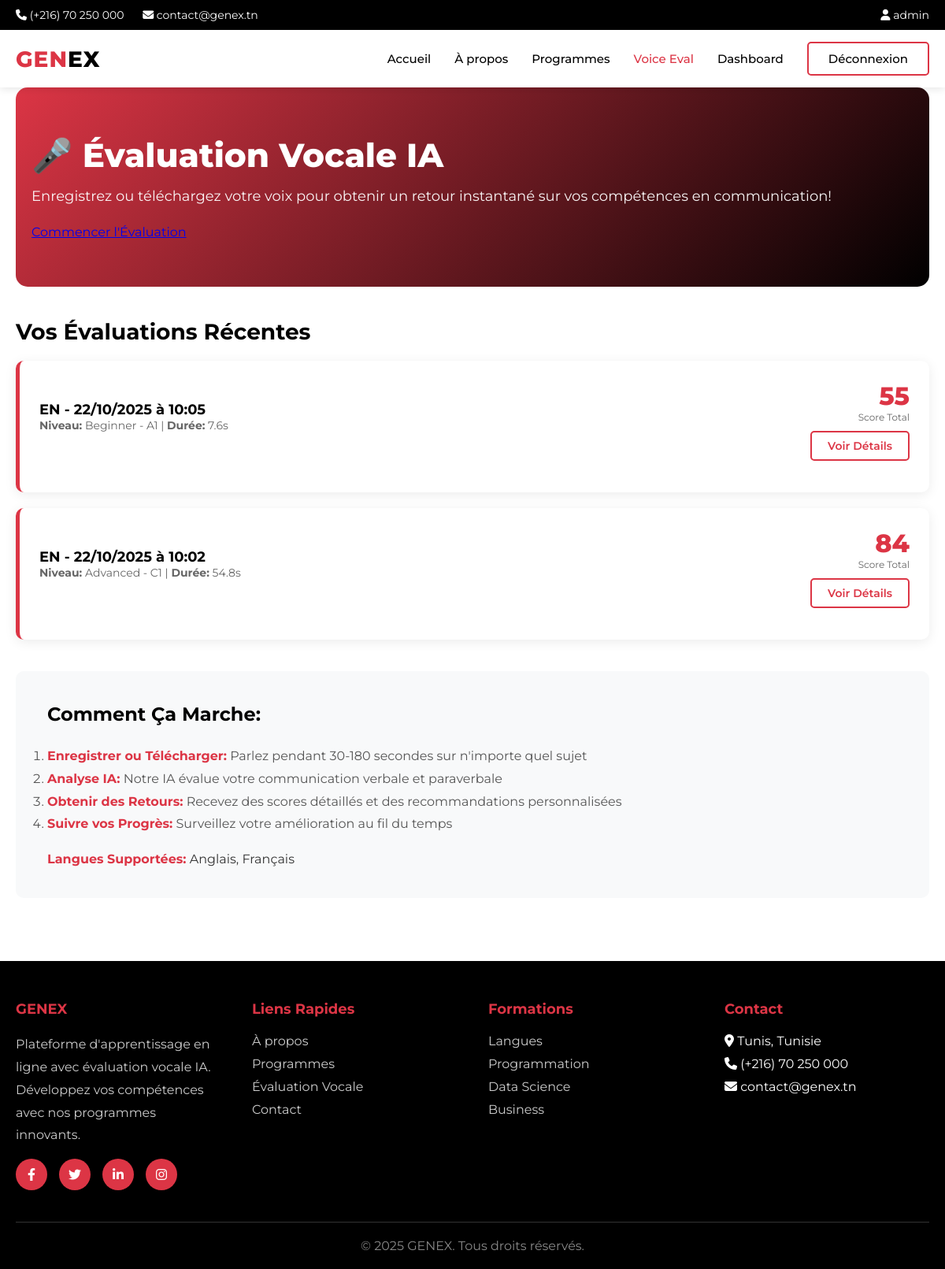
The page /voice/ (signed in) on the database its author committed.
### users/models.py (models this page shows, shortened)
class User(AbstractUser):
    USER_TYPE_CHOICES = (
        ('admin', 'Admin'),
        ('student', 'Student'),
    )
    LEVEL_CHOICES = (
        ('weak', 'Weak'),
        ('medium', 'Medium'),
        ('advanced', 'Advanced'),
    )
    user_type = models.CharField(max_length=10, choices=USER_TYPE_CHOICES, default='student')
    level = models.CharField(max_length=10, choices=LEVEL_CHOICES, blank=True, null=True)
    student_class = models.CharField(max_length=50, blank=True, null=True)

### voice_eval/models.py (models this page shows, shortened)
class VoiceEvaluation(models.Model):
    LANGUAGE_CHOICES = [
        ('en', 'English'),
        ('fr', 'French'),
    ]
    LEVEL_CHOICES = [
        ('A1', 'Beginner - A1'),
        ('A2', 'Elementary - A2'),
        ('B1', 'Intermediate - B1'),
        ('B2', 'Upper Intermediate - B2'),
        ('C1', 'Advanced - C1'),
        ('C2', 'Proficient - C2'),
    ]
    user = models.ForeignKey(settings.AUTH_USER_MODEL, on_delete=models.CASCADE, related_name='voice_evaluations')
    audio_file = models.FileField(upload_to=voice_upload_path, max_length=500)
    language = models.CharField(max_length=2, choices=LANGUAGE_CHOICES, default='en')
    theme = models.CharField(max_length=200, blank=True, null=True, help_text="Topic or theme of the recording")
    transcription = models.TextField(blank=True, null=True)
    fluency_score = models.FloatField(default=0.0, help_text="Fluency evaluation (0-100)")
    vocabulary_score = models.FloatField(default=0.0, help_text="Vocabulary richness (0-100)")
    structure_score = models.FloatField(default=0.0, help_text="Grammar and structure (0-100)")
    verbal_score = models.FloatField(default=0.0, help_text="Overall verbal score (0-100)")
    pitch_score = models.FloatField(default=0.0, help_text="Pitch variation (0-100)")
    pace_score = models.FloatField(default=0.0, help_text="Speaking pace (0-100)")
    energy_score = models.FloatField(default=0.0, help_text="Voice energy (0-100)")
    paraverbal_score = models.FloatField(default=0.0, help_text="Overall paraverbal score (0-100)")
    originality_score = models.FloatField(default=0.0, help_text="Content originality (0-100)")
    total_score = models.FloatField(default=0.0, help_text="Overall score (0-100)")
    estimated_level = models.CharField(max_length=2, choices=LEVEL_CHOICES, blank=True, null=True)
    feedback = models.JSONField(default=dict, blank=True, help_text="Detailed feedback for the user")
    audio_features = models.JSONField(default=dict, blank=True, help_text="Raw audio features from librosa")
    duration = models.FloatField(default=0.0, help_text="Recording duration in seconds")
    created_at = models.DateTimeField(auto_now_add=True)
    updated_at = models.DateTimeField(auto_now=True)
    processing_status = models.CharField(
        max_length=20,
        choices=[
            ('pending', 'Pending'),
            ('processing', 'Processing'),
            ('completed', 'Completed'),
            ('failed', 'Failed'),
        ],
        default='pending'
    )
    error_message = models.TextField(blank=True, null=True)
    class Meta:
        ordering = ['-created_at']
        indexes = [
            models.Index(fields=['user', '-created_at']),
            models.Index(fields=['processing_status']),
        ]

### voice_eval/views.py (the view)
# urls.py: path('', views.voice_eval_home, name='voice-eval-home'),
@login_required
def voice_eval_home(request):
    evaluations = VoiceEvaluation.objects.filter(
        user=request.user
    ).order_by('-created_at')[:10]
    context = {
        'evaluations': evaluations,
        'user': request.user
    }
    return render(request, 'voice_eval/home.html', context)

### templates/voice_eval/home.html (shortened to what this page needs)
{% extends 'main/base.html' %}
{% block nav_voice %}active{% endblock %}
{% block content %}
<div class="container">
    <div class="voice-hero">
        <h2>🎤 Évaluation Vocale IA</h2>
        <p>Enregistrez ou téléchargez votre voix pour obtenir un retour instantané sur vos compétences en communication!</p>
        <a href="{% url 'voice_eval:voice-eval-record' %}" class="btn-white">Commencer l'Évaluation</a>
    </div>
    <h3 style="font-size: 28px; font-weight: 700; margin-bottom: 20px; color: #000;">Vos Évaluations Récentes</h3>
{% if evaluations %}
<div class="eval-grid">
    {% for eval in evaluations %}
    <div class="eval-card">
        <div class="eval-header">
            <div>
                <h4>{{ eval.language|upper }} - {{ eval.created_at|date:"d/m/Y à H:i" }}</h4>
                <p class="eval-meta">
                    <strong>Niveau:</strong> {{ eval.get_estimated_level_display|default:"En cours..." }}
                    | <strong>Durée:</strong> {{ eval.duration|floatformat:1 }}s
                </p>
            </div>
            <div style="text-align: right;">
                <div class="eval-score">{{ eval.total_score|floatformat:0 }}</div>
                <div style="font-size: 12px; color: #666;">Score Total</div>
                <a href="{% url 'voice_eval:voice-eval-detail' eval.id %}" class="btn-outline-red" style="margin-top: 10px; padding: 8px 20px; font-size: 14px;">Voir Détails</a>
            </div>
        </div>
    </div>
    {% endfor %}
</div>
{% endif %}
<div class="how-it-works">
    <h4>Comment Ça Marche:</h4>
    <ol style="line-height: 1.8; font-size: 16px;">
        <li><strong>Enregistrer ou Télécharger:</strong> Parlez pendant 30-180 secondes sur n'importe quel sujet</li>
        <li><strong>Analyse IA:</strong> Notre IA évalue votre communication verbale et paraverbale</li>
        <li><strong>Obtenir des Retours:</strong> Recevez des scores détaillés et des recommandations personnalisées</li>
        <li><strong>Suivre vos Progrès:</strong> Surveillez votre amélioration au fil du temps</li>
    </ol>
    <p style="margin-top: 20px;"><strong>Langues Supportées:</strong> Anglais, Français</p>
</div>
</div>
{% endblock %}

### templates/main/base.html (shortened to what this page needs)
{% load static %}
<!doctype html>
<html lang="en">
<head>
    <link rel="stylesheet" href="https://cdnjs.cloudflare.com/ajax/libs/font-awesome/6.4.0/css/all.min.css">
</head>
<body>
    <div class="top-bar">
        <div class="container">
            <div>
                <i class="fas fa-phone"></i> (+216) 70 250 000
                <i class="fas fa-envelope" style="margin-left: 20px;"></i> contact@genex.tn
            </div>
            <div>
                {% if user.is_authenticated %}
                    <a href="{% url 'main:dashboard' %}"><i class="fas fa-user"></i> {{ user.username }}</a>
                {% else %}
                    <a href="{% url 'main:signin' %}">Espace étudiant</a>
                {% endif %}
            </div>
        </div>
    </div>
    <header class="main-header">
        <nav class="navbar">
            <a href="{% url 'main:home' %}" class="logo">
                GEN<span>EX</span>
            </a>
            <ul class="nav-menu">
                <li><a href="{% url 'main:home' %}" class="{% block nav_home %}{% endblock %}">Accueil</a></li>
                <li><a href="{% url 'main:about' %}" class="{% block nav_about %}{% endblock %}">À propos</a></li>
                <li><a href="#" class="{% block nav_courses %}{% endblock %}">Programmes</a></li>
                <li><a href="{% url 'voice_eval:voice-eval-home' %}" class="{% block nav_voice %}{% endblock %}">Voice Eval</a></li>
                {% if user.is_authenticated %}
                    <li><a href="{% url 'main:dashboard' %}">Dashboard</a></li>
                    <li><a href="{% url 'main:signout' %}" class="btn-outline-red">Déconnexion</a></li>
                {% else %}
                    <li><a href="{% url 'main:signin' %}" class="btn-outline-red">Connexion</a></li>
                    <li><a href="{% url 'main:signup' %}" class="btn-red">Inscription</a></li>
                {% endif %}
            </ul>
        </nav>
    </header>
    <main>
        {% block content %}{% endblock %}
    </main>
    <footer class="footer">
        <div class="footer-container">
            <div class="footer-grid">
                <div>
                    <h4>GENEX</h4>
                    <p style="color: #ccc; line-height: 1.8;">
                        Plateforme d'apprentissage en ligne avec évaluation vocale IA.
                        Développez vos compétences avec nos programmes innovants.
                    </p>
                    <div class="social-links">
                        <a href="#"><i class="fab fa-facebook-f"></i></a>
                        <a href="#"><i class="fab fa-twitter"></i></a>
                        <a href="#"><i class="fab fa-linkedin-in"></i></a>
                        <a href="#"><i class="fab fa-instagram"></i></a>
                    </div>
                </div>
                <div>
                    <h4>Liens Rapides</h4>
                    <ul>
                        <li><a href="{% url 'main:about' %}">À propos</a></li>
                        <li><a href="#">Programmes</a></li>
                        <li><a href="{% url 'voice_eval:voice-eval-home' %}">Évaluation Vocale</a></li>
                        <li><a href="#">Contact</a></li>
                    </ul>
                </div>
                <div>
                    <h4>Formations</h4>
                    <ul>
                        <li><a href="#">Langues</a></li>
                        <li><a href="#">Programmation</a></li>
                        <li><a href="#">Data Science</a></li>
                        <li><a href="#">Business</a></li>
                    </ul>
                </div>
                <div>
                    <h4>Contact</h4>
                    <ul>
                        <li><i class="fas fa-map-marker-alt"></i> Tunis, Tunisie</li>
                        <li><i class="fas fa-phone"></i> (+216) 70 250 000</li>
                        <li><i class="fas fa-envelope"></i> contact@genex.tn</li>
                    </ul>
                </div>
            </div>
            <div class="footer-bottom">
                <p>&copy; <script>document.write(new Date().getFullYear());</script> GENEX. Tous droits réservés.</p>
            </div>
        </div>
    </footer>
</body>
</html>

### templates/main/base.html (style rules this page uses)
* { margin: 0; padding: 0; box-sizing: border-box; }
body { font-family: 'Montserrat', sans-serif; background-color: #fff; color: #333; }
.top-bar { background-color: #000; color: #fff; padding: 10px 0; font-size: 14px; }
.top-bar .container { max-width: 1200px; margin: 0 auto; padding: 0 20px; display: flex; justify-content: space-between; align-items: center; }
.top-bar a { color: #fff; text-decoration: none; margin-left: 20px; }
.main-header { background-color: #fff; box-shadow: 0 2px 10px rgba(0,0,0,0.1); position: sticky; top: 0; z-index: 1000; }
.navbar { max-width: 1200px; margin: 0 auto; padding: 15px 20px; display: flex; justify-content: space-between; align-items: center; }
.logo { font-size: 28px; font-weight: 800; color: #dc3545; text-decoration: none; letter-spacing: 1px; }
.logo span { color: #000; }
.nav-menu { display: flex; list-style: none; gap: 30px; align-items: center; }
.nav-menu a { color: #000; text-decoration: none; font-weight: 500; font-size: 15px; transition: color 0.3s; }
.nav-menu a:hover, .nav-menu a.active { color: #dc3545; }
.btn-outline-red { background-color: transparent; color: #dc3545; padding: 10px 25px; border-radius: 5px; text-decoration: none; font-weight: 600; border: 2px solid #dc3545; cursor: pointer; transition: all 0.3s; display: inline-block; }
.footer { background-color: #000; color: #fff; padding: 50px 0 20px; margin-top: 80px; }
.footer-container { max-width: 1200px; margin: 0 auto; padding: 0 20px; }
.footer-grid { display: grid; grid-template-columns: repeat(auto-fit, minmax(250px, 1fr)); gap: 40px; margin-bottom: 40px; }
.footer h4 { color: #dc3545; margin-bottom: 20px; font-size: 18px; }
.footer ul { list-style: none; }
.footer ul li { margin-bottom: 10px; }
.footer a { color: #ccc; text-decoration: none; transition: color 0.3s; }
.footer-bottom { border-top: 1px solid #333; padding-top: 20px; text-align: center; color: #888; }
.social-links { display: flex; gap: 15px; margin-top: 15px; }
.social-links a { width: 40px; height: 40px; background-color: #dc3545; border-radius: 50%; display: flex; align-items: center; justify-content: center; color: #fff; transition: all 0.3s; }
.container { max-width: 1200px; margin: 0 auto; padding: 0 20px; }

### templates/voice_eval/home.html (style rules this page uses)
.voice-hero { background: linear-gradient(135deg, #dc3545 0%, #000 100%); color: #fff; padding: 60px 20px; border-radius: 15px; margin-bottom: 40px; }
.voice-hero h2 { font-size: 42px; font-weight: 800; margin-bottom: 15px; }
.voice-hero p { font-size: 18px; margin-bottom: 25px; opacity: 0.95; }
.eval-grid { display: grid; gap: 20px; margin-bottom: 30px; }
.eval-card { background: #fff; padding: 25px; border-radius: 10px; box-shadow: 0 3px 15px rgba(0,0,0,0.08); border-left: 5px solid #dc3545; transition: all 0.3s; }
.eval-header { display: flex; justify-content: space-between; align-items: center; margin-bottom: 15px; }
.eval-header h4 { margin: 0; font-size: 18px; font-weight: 700; color: #000; }
.eval-score { font-size: 32px; font-weight: 800; color: #dc3545; }
.eval-meta { color: #666; font-size: 14px; margin-bottom: 10px; }
.how-it-works { background: #f8f9fa; padding: 40px; border-radius: 10px; margin-top: 40px; }
.how-it-works h4 { font-size: 24px; font-weight: 700; margin-bottom: 25px; color: #000; }
.how-it-works ol { line-height: 2; color: #555; }
.how-it-works strong { color: #dc3545; }

### rows shown on the page
User: username "admin"
VoiceEvaluation: language "EN", created_at "22/10/2025 à 10:05", estimated_level "Beginner - A1", duration "7.6", total_score "55"
VoiceEvaluation: language "EN", created_at "22/10/2025 à 10:02", estimated_level "Advanced - C1", duration "54.8", total_score "84"
